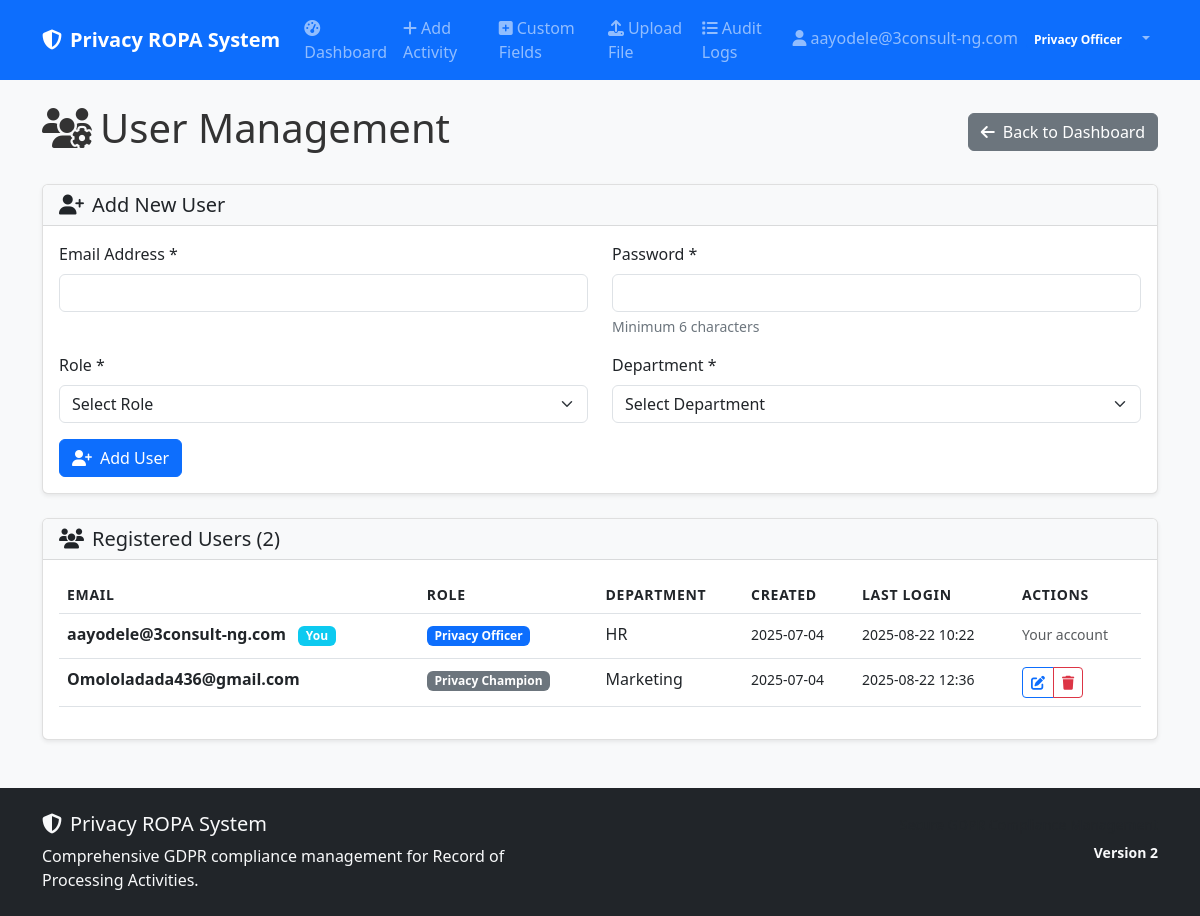
Page /user-management (signed in) on the earlier database version.
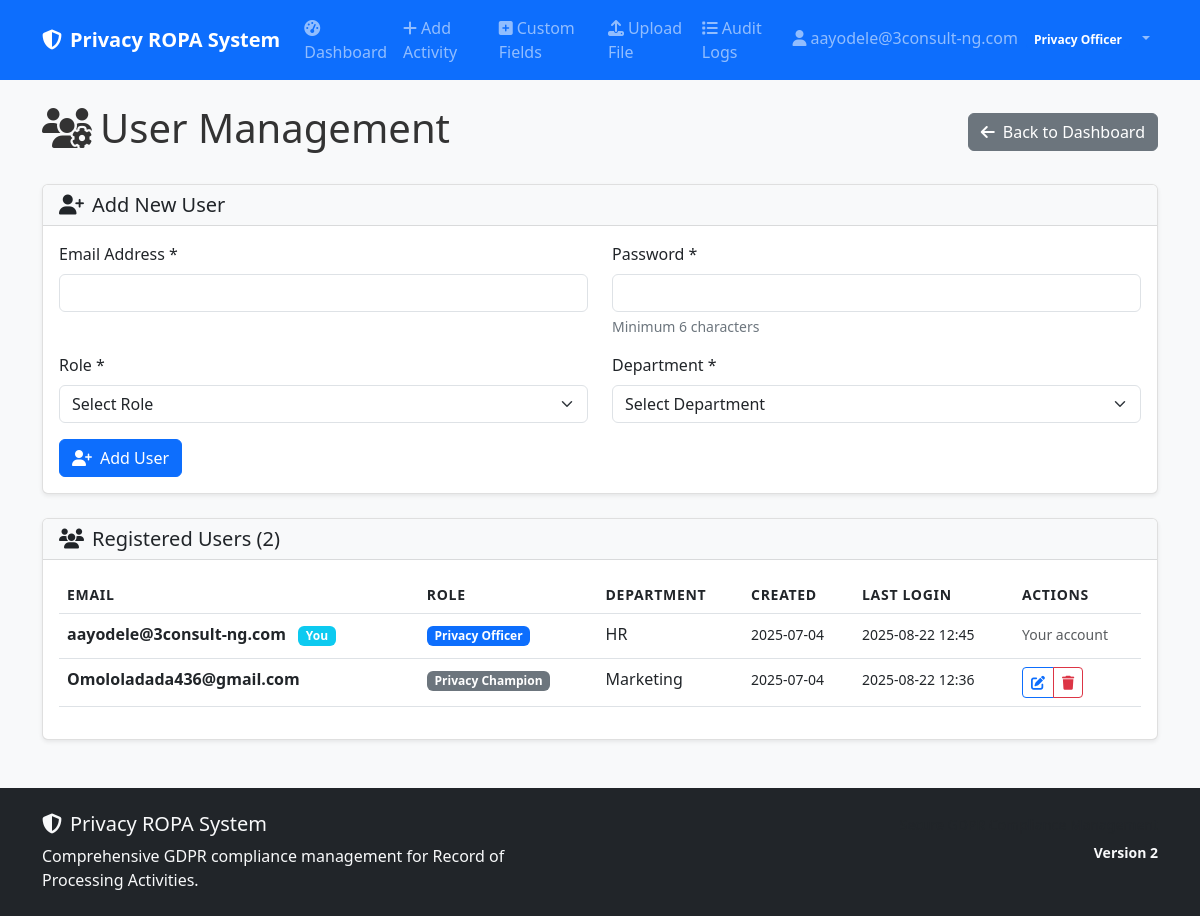
Same page on the later database version.
### models.py (models this page shows)
class User(UserMixin, db.Model):
    __tablename__ = 'users'
    id = db.Column(Integer, primary_key=True)
    email = db.Column(String(120), unique=True, nullable=False)
    password_hash = db.Column(String(256), nullable=False)
    role = db.Column(String(50), nullable=False, default='Privacy Champion')
    department = db.Column(String(100))
    created_at = db.Column(DateTime, default=datetime.utcnow)
    last_login = db.Column(DateTime)
    ropa_records = db.relationship('ROPARecord', foreign_keys='ROPARecord.created_by', backref='creator', lazy=True)

### app.py (the view)
@app.route('/user-management')
@login_required
def user_management():
    if current_user.role != 'Privacy Officer':
        abort(403)
    users = models.User.query.all()
    return render_template('user_management.html', users=users)

### app.py (called while the page is built)
@login_manager.user_loader
def load_user(user_id):
    return models.User.query.get(int(user_id))

### templates/user_management.html (shortened to what the changed rows need)
{% extends "base.html" %}
{% block content %}
<div class="d-flex justify-content-between align-items-center mb-4">
    <h1><i class="fas fa-users-cog me-2"></i>User Management</h1>
</div>
<div class="card">
    <div class="card-body">
        {% if users %}
            <div class="table-responsive">
                <table class="table table-hover">
                    <thead>
                        <tr>
                            <th>Email</th>
                            <th>Role</th>
                            <th>Department</th>
                            <th>Created</th>
                            <th>Last Login</th>
                            <th>Actions</th>
                        </tr>
                    </thead>
                    <tbody>
                        {% for user in users %}
                        <tr>
                            <td>
                                <strong>{{ user.email }}</strong>
                                {% if user.id == current_user.id %}
                                    <span class="badge bg-info ms-2">You</span>
                                {% endif %}
                            </td>
                            <td>
                                <span class="badge bg-{% if user.role == 'Privacy Officer' %}primary{% else %}secondary{% endif %}">
                                    {{ user.role }}
                                </span>
                            </td>
                            <td>{{ user.department or 'N/A' }}</td>
                            <td>
                                <small>{{ user.created_at.strftime('%Y-%m-%d') if user.created_at else 'N/A' }}</small>
                            </td>
                            <td>
                                <small>{{ user.last_login.strftime('%Y-%m-%d %H:%M') if user.last_login else 'Never' }}</small>
                            </td>
                            <td>
                                {% if user.id != current_user.id %}
                                <div class="btn-group btn-group-sm" role="group">
                                    <button type="button" class="btn btn-outline-primary"
                                            onclick="editUser({{ user.id }}, '{{ user.email }}', '{{ user.role }}', '{{ user.department }}')">
                                        <i class="fas fa-edit"></i>
                                    </button>
                                    <button type="button" class="btn btn-outline-danger"
                                            onclick="deleteUser({{ user.id }}, '{{ user.email }}')">
                                        <i class="fas fa-trash"></i>
                                    </button>
                                </div>
                                {% else %}
                                <small class="text-muted">Your account</small>
                                {% endif %}
                            </td>
                        </tr>
                        {% endfor %}
                    </tbody>
                </table>
            </div>
        {% else %}
            <div class="text-center py-4">
                <i class="fas fa-users fa-3x text-muted mb-3"></i>
                <h5>No Users Found</h5>
                <p class="text-muted">Add the first user to get started.</p>
            </div>
        {% endif %}
    </div>
</div>
{% endblock %}

### templates/base.html (shortened to what this page needs)
<!DOCTYPE html>
<html lang="en" data-bs-theme="light">
<head>
    <link href="https://cdn.jsdelivr.net/npm/bootstrap@5.3.0/dist/css/bootstrap.min.css" rel="stylesheet">
    <link href="https://cdnjs.cloudflare.com/ajax/libs/font-awesome/6.4.0/css/all.min.css" rel="stylesheet">
    <link href="{{ url_for('static', filename='css/custom.css') }}" rel="stylesheet">
</head>
<body>
    <nav class="navbar navbar-expand-lg navbar-dark bg-primary">
        <div class="container">
            <a class="navbar-brand fw-bold" href="{{ url_for('index') }}">
                <i class="fas fa-shield-alt me-2"></i>Privacy ROPA System
            </a>
            {% if current_user.is_authenticated %}
            <div class="collapse navbar-collapse" id="navbarNav">
                <ul class="navbar-nav me-auto">
                    <li class="nav-item">
                        <a class="nav-link" href="{{ url_for('index') }}">
                            <i class="fas fa-tachometer-alt me-1"></i>Dashboard
                        </a>
                    </li>
                    <li class="nav-item">
                        <a class="nav-link" href="{{ url_for('add_activity') }}">
                            <i class="fas fa-plus me-1"></i>Add Activity
                        </a>
                    </li>
                    <li class="nav-item">
                        <a class="nav-link" href="{{ url_for('custom_tabs') }}">
                            <i class="fas fa-plus-square me-1"></i>Custom Fields
                        </a>
                    </li>
                    {% if current_user.role == 'Privacy Officer' %}
                    <li class="nav-item">
                        <a class="nav-link" href="{{ url_for('upload_file') }}">
                            <i class="fas fa-upload me-1"></i>Upload File
                        </a>
                    </li>
                    <li class="nav-item">
                        <a class="nav-link" href="{{ url_for('audit_logs') }}">
                            <i class="fas fa-list me-1"></i>Audit Logs
                        </a>
                    </li>
                    {% endif %}
                </ul>
                <ul class="navbar-nav">
                    <li class="nav-item dropdown">
                        <a class="nav-link dropdown-toggle" href="#" role="button" data-bs-toggle="dropdown">
                            <i class="fas fa-user me-1"></i>{{ current_user.email }}
                            <span class="badge bg-primary ms-1">{{ current_user.role }}</span>
                        </a>
                    </li>
                </ul>
            </div>
            {% endif %}
        </div>
    </nav>
    <main class="container my-4">
        {% block content %}{% endblock %}
    </main>
    <footer class="bg-dark text-light py-4 mt-5">
        <div class="container">
            <div class="row">
                <div class="col-md-6">
                    <h5><i class="fas fa-shield-alt me-2"></i>Privacy ROPA System</h5>
                    <p class="mb-0">Comprehensive GDPR compliance management for Record of Processing Activities.</p>
                </div>
                <div class="col-md-6 text-md-end">
                    <p class="mb-0">
                        <small class="text-muted">
                        </small>
                    </p>
                    <p class="mb-0 mt-1">
                        <small class="text-light fw-bold">
                            Version 2
                        </small>
                    </p>
                </div>
            </div>
        </div>
    </footer>
</body>
</html>

Differences in the rows shown:
changed User "aayodele@3consult-ng.com": last_login "2025-08-22 10:22" → "2025-08-22 12:45"
